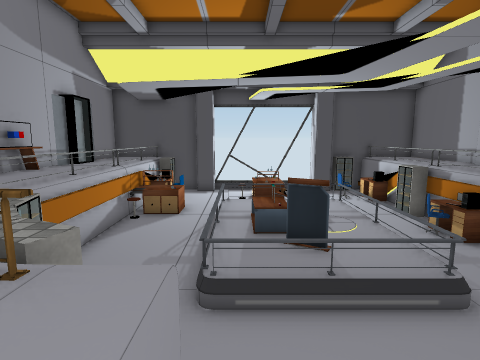
view 1 (above)

17 first-person views from a walk through a scene from a Unity 3-D project. The camera is 1.4 m above the floor, tilts 8° down and sees 80° across. The floor is counted in squares, 1 m on a side. Each view is taken from the middle of a square. On the plan, view 1 faces up. The plan holds only what a view shows up to about 14 squares ahead; the rest is blank. The player is left out. Some surface patterns are stand-ins.

view 2
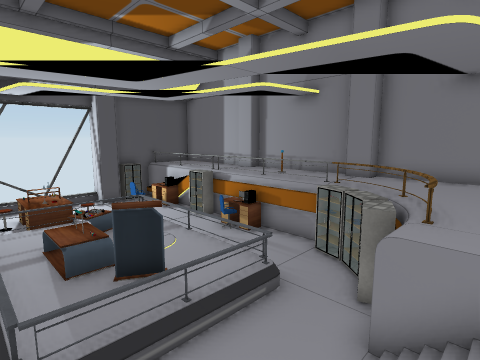

view 3
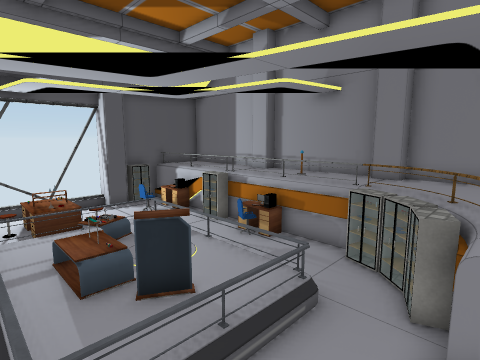

view 4
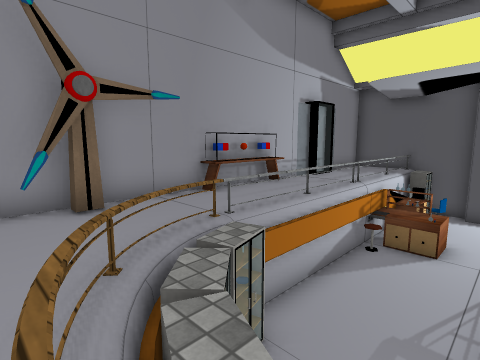

view 5
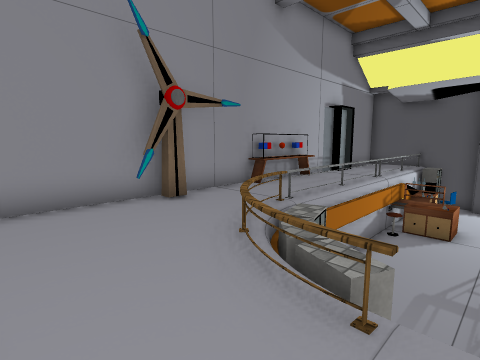

view 6
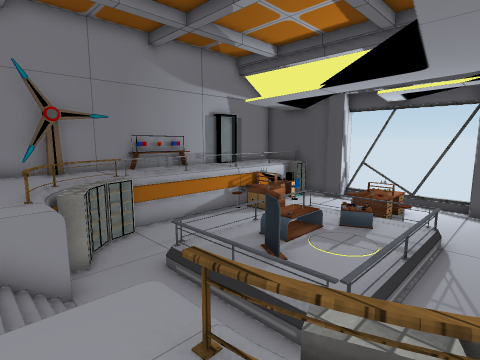

view 7
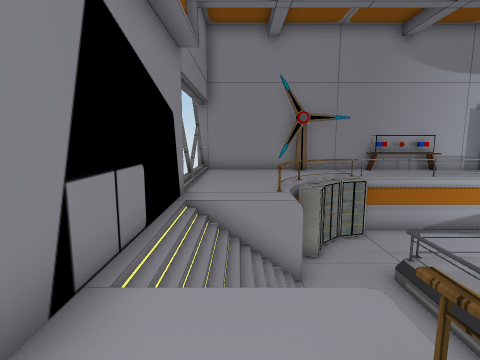

view 8
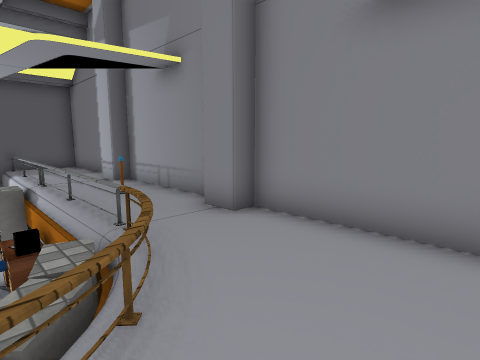

view 9
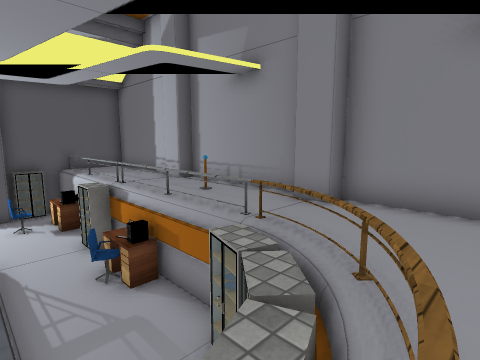

view 10
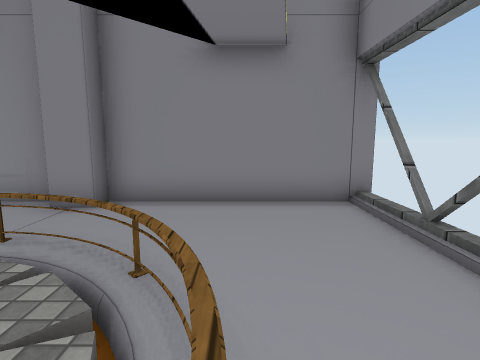

view 11
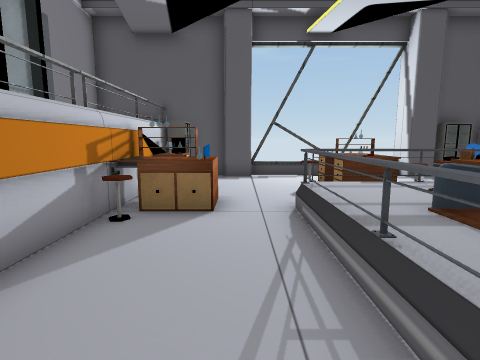

view 12
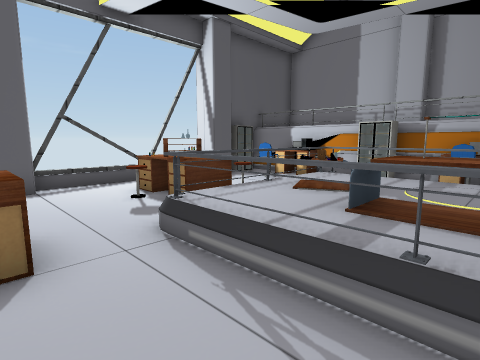

view 13
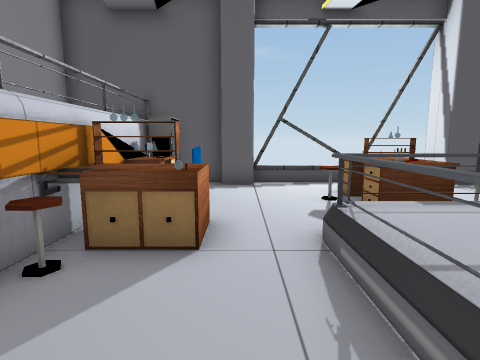

view 14
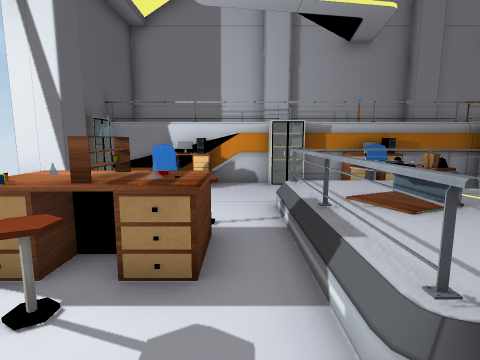

view 15
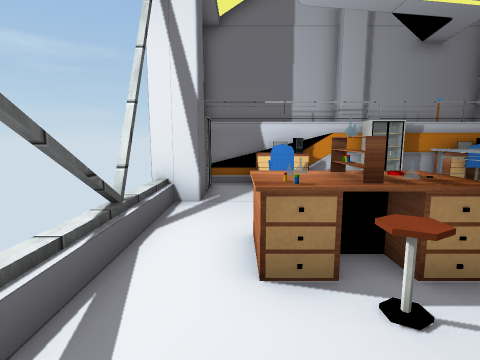

view 16
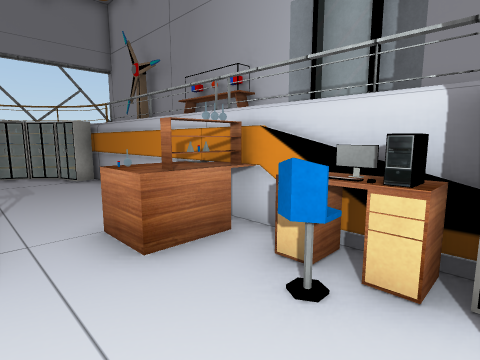

view 17
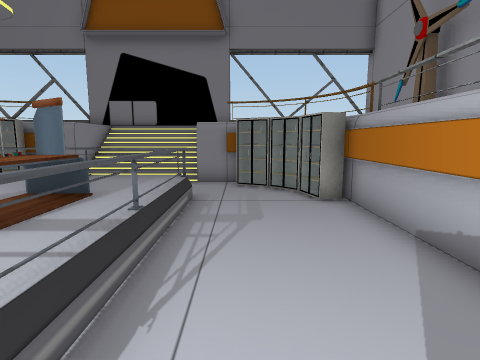

### Floor plan
Key: @ floor where view 1 was taken; # wall or solid block; x gap in a wall; . main floor; : floor 0.75 m higher than the main floor; + floor 2 m higher than the main floor; / step, stairs or slope; = window, fence, low wall or low ledge; ^ raised ledge; T table; P pillar; S stool; C chair; M computer; F fence; H thing the floor can be seen under or through; L column; O other object.
Columns run from 8 left of view 1 to 11 right of it. Each row starts with its distance up from view 1.
 18 #######   x  #######
 17 #  ^#.P......P=#=++#
 16 # +^=....TT....#=++#
 15 #++^MS..S  ..CC#=++#
 14 ##+^T....TOO...#=++#
 13 #=+^ T...TT....#=++#
 12 ##+^T .OOOOOO..==+P#
 11 #++^S..OOOTOO..#=+P#
 10 #O+=...O:OTOO..T=++#
  9 #O+=...OOOOOO.CM=++#
  8 #O+=...OO  OO..M#O+#
  7 #O+=...O OO O..H=++#
  6 #++=...O  O O..H=+P#
  5 #++F=..OOOOOO..=H+P#
  4 ##+F#=........=HH++#
  3 ##++F#=......=#F+++#
  2 #++++FF+////+FF++++#
  1 #+++++++////+++++++#
  0 #+++++++@///+ +++++#
 -1 #      ######     LL

Positions as (right, up) in squares from view 1, and headings:
1: (0, 0), facing up
2: (-1, 1), facing up-right
3: (-1, 2), facing up-right
4: (-1, 2), facing up-left
5: (-1, 0), facing up-left
6: (6, 1), facing up-left
7: (6, 1), facing left
8: (6, 1), facing up-right
9: (4, 2), facing up-right
10: (4, 2), facing right
11: (-2, 6), facing up
12: (-3, 8), facing up-right
13: (-2, 8), facing up
14: (-2, 13), facing right
15: (-2, 16), facing right
16: (-1, 16), facing down-left
17: (-2, 12), facing down
